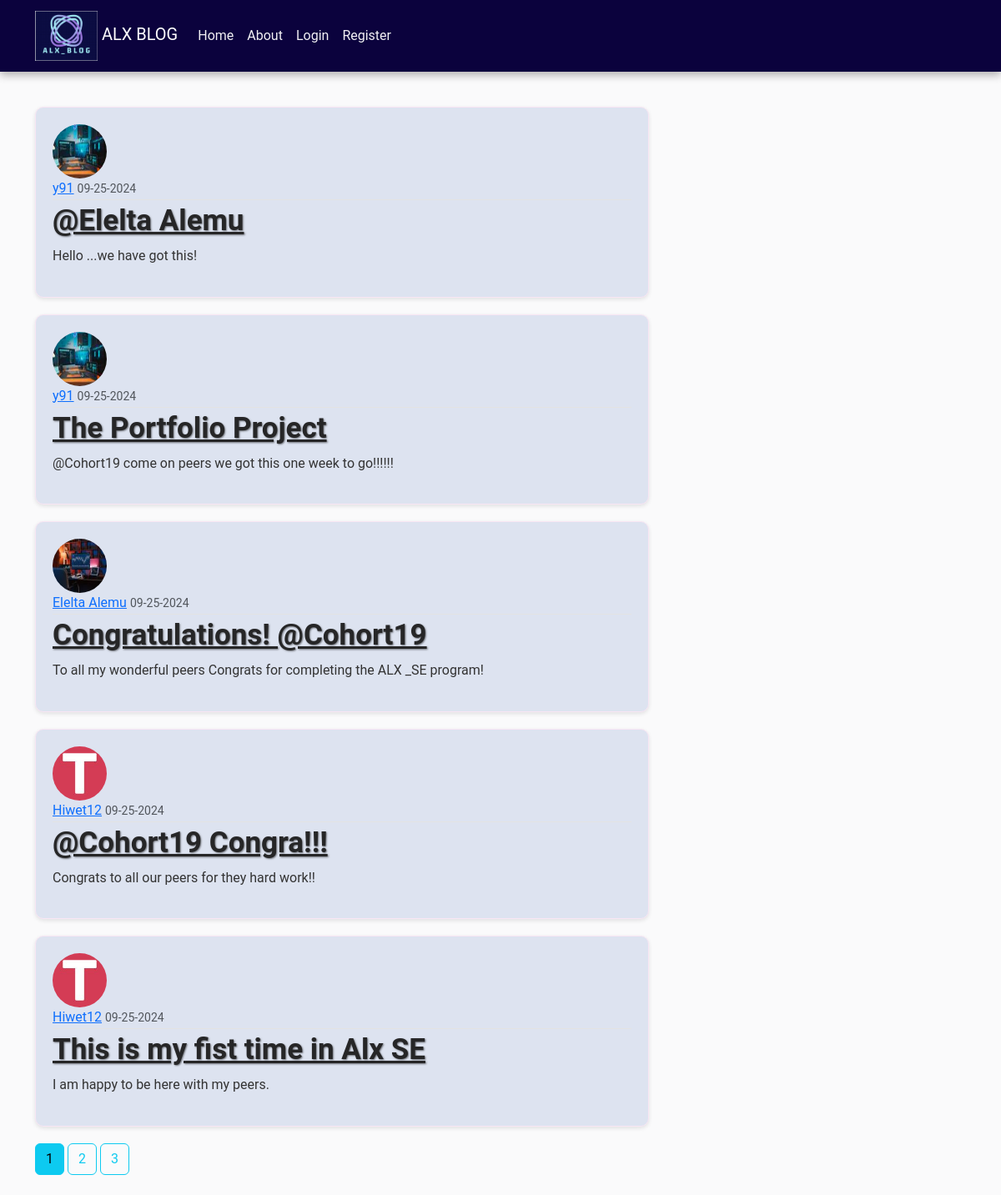
Page /home on the earlier database version.
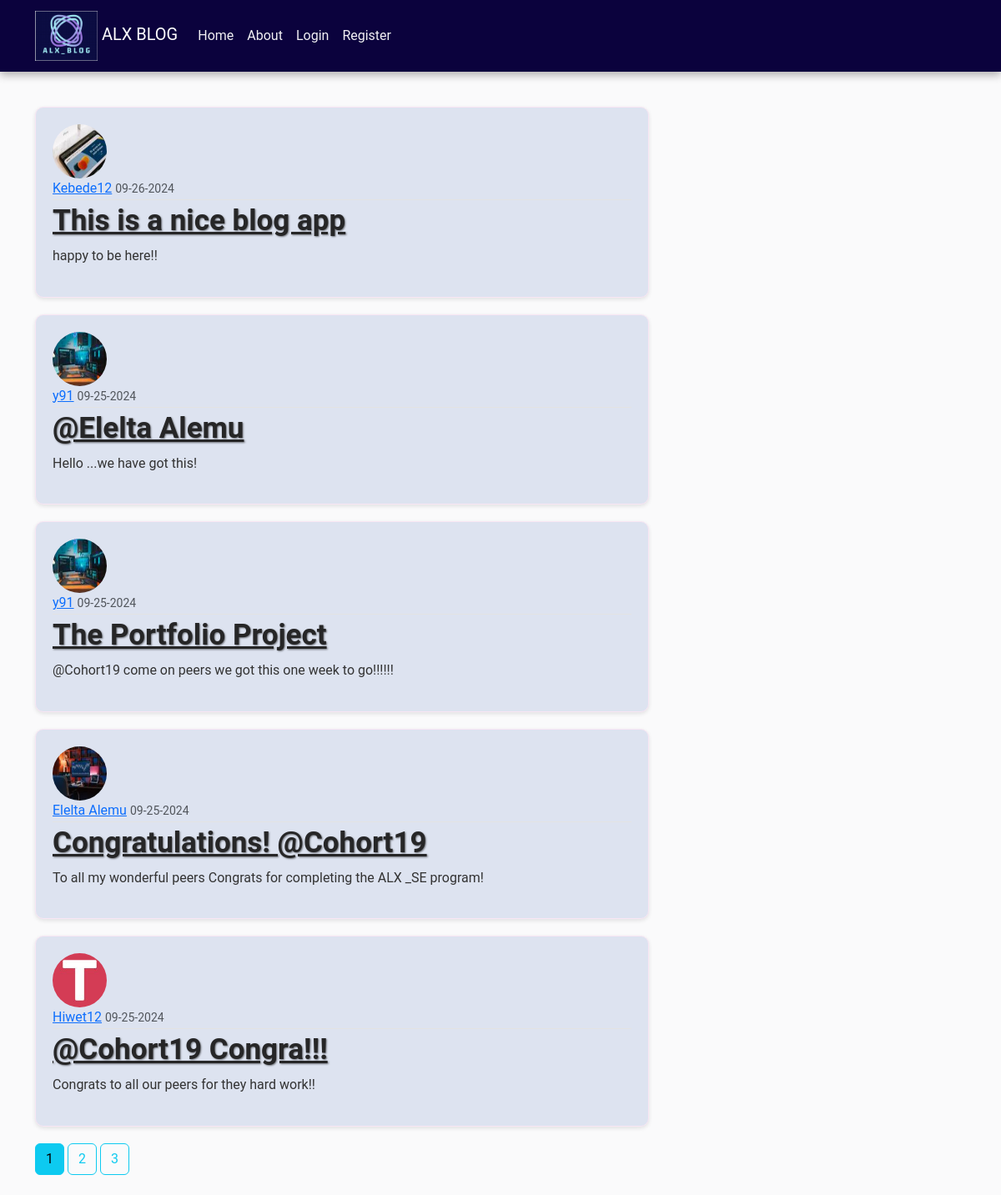
Same page on the later database version.
### alxblog/models.py (models this page shows, shortened)
class Post(db.Model):
    id = db.Column(db.Integer, primary_key=True)
    title = db.Column(db.String(150), nullable=False)
    date_posted = db.Column(db.DateTime, nullable=False, default=datetime.utcnow)
    content = db.Column(db.Text, nullable=False)
    user_id = db.Column(db.Integer, db.ForeignKey('user.id'), nullable=False)
    comments = db.relationship('Comment', backref='post', lazy=True)

class User(db.Model, UserMixin):
    id = db.Column(db.Integer, primary_key=True)
    username = db.Column(db.String(20), unique=True, nullable=False)
    email = db.Column(db.String(150), unique=True, nullable=False)
    image_file = db.Column(db.String(20), nullable=False, default='default.jpg')
    password = db.Column(db.String(60), nullable=False)
    posts = db.relationship('Post', backref='author', lazy=True)
    comments = db.relationship('Comment', back_populates='user', lazy=True)

### alxblog/routes.py (the view)
@app.route("/home")
def home():
    page = request.args.get('page', 1, type=int)
    posts = Post.query.order_by(Post.date_posted.desc()).paginate(page=page, per_page=5)
    return render_template('home.html', posts=posts, title='Home')

### alxblog/templates/home.html
{% extends "layout.html" %}
{% block content %}
{% for post in posts.items %}
 <article class="media content-section">
    <img class="rounded-circle article-img" src="{{ url_for('static', filename='profile_pics/' + post.author.image_file) }}">
    <div class="media-body">
      <div class="article-metadata">
        <a class="mr-2" href="#">{{ post.author.username }}</a>
        <small class="text-muted">{{ post.date_posted.strftime('%m-%d-%Y') }}</small>
      </div>
      <h2><a class="article-title" href="{{ url_for('post', post_id=post.id) }}">{{ post.title }}</a></h2>
      <p class="article-content">{{ post.content }}</p>
    </div>
  </article>
{% endfor %}
{% for page_num in posts.iter_pages(left_edge=1, right_edge=1, left_current=1, right_current=2) %}
{% if page_num %}
{% if posts.page == page_num%}
<a class="btn btn-info mb-4" href="{{ url_for('home', page=page_num) }}">{{ page_num }}</a>
{% else %}
<a class="btn btn-outline-info mb-4" href="{{ url_for('home', page=page_num) }}">{{ page_num }}</a>
{% endif %}
{% else %}
...
{% endif %}
{% endfor %}
{% endblock content %}

### alxblog/templates/layout.html (shortened to what this page needs)
<!DOCTYPE html>
<html>
<head>
    <link href="https://cdn.jsdelivr.net/npm/bootstrap@5.3.3/dist/css/bootstrap.min.css" rel="stylesheet">
    <link rel="stylesheet" type="text/css" href="{{ url_for('static', filename='main.css') }}">
</head>
<body>
    <header class="site-header">
        <nav class="navbar navbar-expand-md navbar-dark bg-steel fixed-top">
          <div class="container">
            <a class="navbar-brand mr-4" href="/"> <img src="{{ url_for('static', filename='profile_pics/logo2.png') }}" alt="Alx Blog Logo" style="height: 60px;"> ALX BLOG</a>
            <div class="collapse navbar-collapse" id="navbarToggle">
              <div class="navbar-nav mr-auto">
                <a class="nav-item nav-link" href="{{ url_for('home') }}">Home</a>
                <a class="nav-item nav-link" href="{{ url_for('about') }}">About</a>
              </div>
              <div class="navbar-nav">
                {% if current_user.is_authenticated %}
                <a class="nav-item nav-link" href="{{ url_for('new_post') }}">New Post</a>
                <a class="nav-item nav-link" href="{{ url_for('account') }}">Account</a>
                <a class="nav-item nav-link" href="{{ url_for('logout') }}">Logout</a>
                {% else %}
                <a class="nav-item nav-link" href="{{ url_for('login') }}">Login</a>
                <a class="nav-item nav-link" href="{{ url_for('register') }}">Register</a>
                {% endif %}
              </div>
            </div>
          </div>
        </nav>
      </header>
      <br>
      <br>
      <main role="main" class="container">
        <div class="row">
          <div class="col-md-8">
            {% block content %}{% endblock %}
          </div>
        </div>
      </main>
</body>
</html>

### alxblog/static/main.css (style rules this page uses)
body { background: #fafafb; font-family: "Roboto", sans-serif; font-size: medium; color: #333333; margin-top: 5rem; transition: background 0.5s ease; }
h1, h2, h3, h4, h5, h6 { font-size: 35px; color: #444444; text-shadow: 1px 1px 2px rgba(0, 0, 0, 0.5); }
.bg-steel { background-color: #0b023d; box-shadow: 0 4px 10px rgba(0, 0, 0, 0.3); }
.site-header .navbar-nav .nav-link { color: hsl(260, 11%, 95%); transition: color 0.3s ease; }
.content-section { background: #dde3f0; padding: 20px; border: 1px solid #f8e6f4; border-radius: 10px; margin-bottom: 20px; box-shadow: 0 2px 5px rgba(0, 0, 0, 0.1); transition: transform 0.3s ease; }
.article-title { color: #262627; font-weight: bold; }
.article-content { white-space: pre-line; line-height: 1.6; }
.article-img { height: 65px; width: 65px; margin-right: 16px; border-radius: 50%; }
.article-metadata { padding-bottom: 1px; margin-bottom: 4px; border-bottom: 1px solid #e3e3e3; }

Differences in the rows shown:
no longer on this page (row unchanged): Post: image_file (picture), author.username "Hiwet12", date_posted "09-25-2024", title "This is my fist time in Alx SE", content "I am happy to be here with my peers."
added Post: image_file (picture), author.username "Kebede12", date_posted "09-26-2024", title "This is a nice blog app", content "happy to be here!!"
